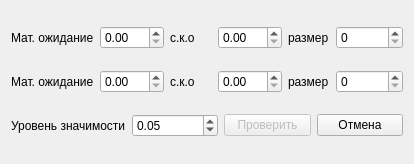
<?xml version="1.0" encoding="UTF-8"?>
<ui version="4.0">
 <class>Dialog</class>
 <widget class="QDialog" name="Dialog">
  <property name="geometry">
   <rect>
    <x>0</x>
    <y>0</y>
    <width>414</width>
    <height>164</height>
   </rect>
  </property>
  <property name="windowTitle">
   <string>Dialog</string>
  </property>
  <property name="autoFillBackground">
   <bool>false</bool>
  </property>
  <layout class="QHBoxLayout" name="horizontalLayout">
   <property name="sizeConstraint">
    <enum>QLayout::SetDefaultConstraint</enum>
   </property>
   <item>
    <layout class="QVBoxLayout" name="verticalLayout">
     <property name="spacing">
      <number>6</number>
     </property>
     <property name="sizeConstraint">
      <enum>QLayout::SetDefaultConstraint</enum>
     </property>
     <property name="leftMargin">
      <number>0</number>
     </property>
     <item>
      <layout class="QHBoxLayout" name="horizontalLayout_5">
       <item>
        <widget class="QLabel" name="label_3">
         <property name="text">
          <string>Мат. ожидание</string>
         </property>
        </widget>
       </item>
       <item>
        <widget class="QDoubleSpinBox" name="expected_sb1">
         <property name="maximum">
          <double>999.000000000000000</double>
         </property>
        </widget>
       </item>
       <item>
        <widget class="QLabel" name="label_2">
         <property name="text">
          <string>с.к.о</string>
         </property>
        </widget>
       </item>
       <item>
        <widget class="QDoubleSpinBox" name="deviation_sb1">
         <property name="maximum">
          <double>999.000000000000000</double>
         </property>
        </widget>
       </item>
       <item>
        <widget class="QLabel" name="label">
         <property name="text">
          <string>размер</string>
         </property>
        </widget>
       </item>
       <item>
        <widget class="QSpinBox" name="size_sb1">
         <property name="maximum">
          <number>100000</number>
         </property>
        </widget>
       </item>
      </layout>
     </item>
     <item>
      <layout class="QHBoxLayout" name="horizontalLayout_3">
       <item>
        <widget class="QLabel" name="label_5">
         <property name="text">
          <string>Мат. ожидание</string>
         </property>
        </widget>
       </item>
       <item>
        <widget class="QDoubleSpinBox" name="expected_sb2">
         <property name="maximum">
          <double>999.000000000000000</double>
         </property>
        </widget>
       </item>
       <item>
        <widget class="QLabel" name="label_6">
         <property name="text">
          <string>с.к.о</string>
         </property>
        </widget>
       </item>
       <item>
        <widget class="QDoubleSpinBox" name="deviation_sb2">
         <property name="maximum">
          <double>999.000000000000000</double>
         </property>
        </widget>
       </item>
       <item>
        <widget class="QLabel" name="label_4">
         <property name="text">
          <string>размер</string>
         </property>
        </widget>
       </item>
       <item>
        <widget class="QSpinBox" name="size_sb2">
         <property name="maximum">
          <number>100000</number>
         </property>
        </widget>
       </item>
      </layout>
     </item>
     <item>
      <layout class="QHBoxLayout" name="horizontalLayout_4">
       <item>
        <widget class="QLabel" name="label_7">
         <property name="text">
          <string>Уровень значимости</string>
         </property>
        </widget>
       </item>
       <item>
        <widget class="QDoubleSpinBox" name="level_sb">
         <property name="minimum">
          <double>0.000000000000000</double>
         </property>
         <property name="maximum">
          <double>1.000000000000000</double>
         </property>
         <property name="value">
          <double>0.050000000000000</double>
         </property>
        </widget>
       </item>
       <item>
        <widget class="QPushButton" name="pushButton">
         <property name="enabled">
          <bool>false</bool>
         </property>
         <property name="text">
          <string>Проверить</string>
         </property>
        </widget>
       </item>
       <item>
        <widget class="QPushButton" name="cancelButton">
         <property name="text">
          <string>Отмена</string>
         </property>
        </widget>
       </item>
      </layout>
     </item>
    </layout>
   </item>
  </layout>
 </widget>
 <layoutdefault spacing="6" margin="11"/>
 <resources/>
 <connections/>
</ui>
